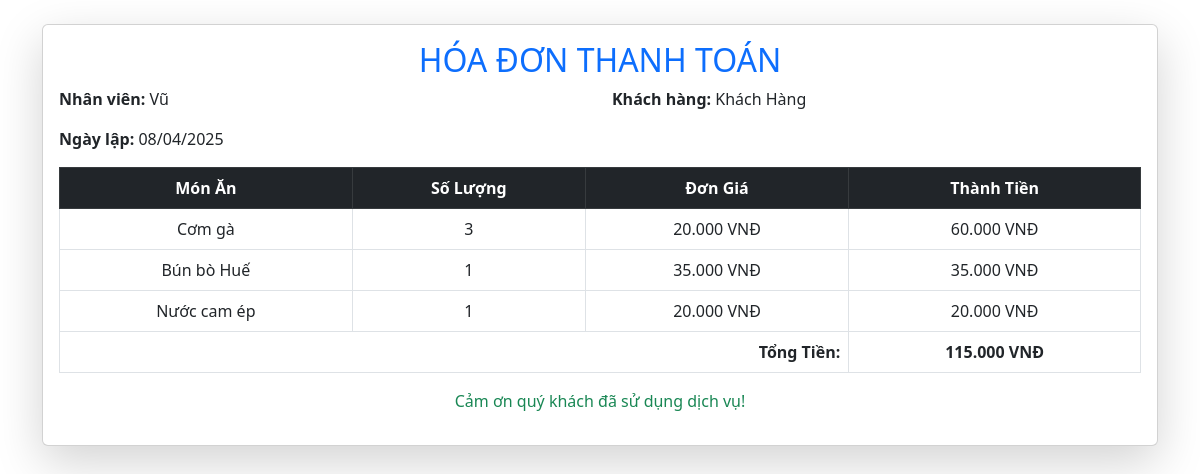
The page /Admin/hoadon.php?mahd=HD002 (signed in) on the database its author committed.
### tables this page shows
CREATE TABLE `nhanvien` (
  `MANV` varchar(5) NOT NULL,
  `HOTEN` varchar(30) DEFAULT NULL,
  `SDT` decimal(10,0) DEFAULT NULL,
  `EMAIL` varchar(50) DEFAULT NULL,
  `MATKHAU` varchar(32) DEFAULT NULL
);

CREATE TABLE `khachhang` (
  `MAKH` varchar(5) NOT NULL,
  `TENKH` varchar(30) DEFAULT NULL,
  `SDT` char(10) DEFAULT NULL
);

CREATE TABLE `hoadon` (
  `MAHD` varchar(5) NOT NULL,
  `MANV` varchar(5) DEFAULT NULL,
  `MABAN` varchar(5) DEFAULT NULL,
  `MAKH` varchar(5) DEFAULT NULL,
  `TONGTIEN` float DEFAULT NULL,
  `HD_DATE` date DEFAULT NULL,
  `HD_TRANGTHAI` varchar(15) DEFAULT NULL
);

CREATE TABLE `chitiethoadon` (
  `MAHD` varchar(5) DEFAULT NULL,
  `MAMON` varchar(5) DEFAULT NULL,
  `SOLUONG` decimal(2,0) DEFAULT NULL
);

CREATE TABLE `mon` (
  `MAMON` varchar(5) NOT NULL,
  `MALOAI` char(5) DEFAULT NULL,
  `MABUOI` char(5) DEFAULT NULL,
  `TENMON` varchar(30) DEFAULT NULL,
  `HINHANH` varchar(500) DEFAULT NULL,
  `DONGIA` float DEFAULT NULL,
  `THANHPHAN` varchar(100) DEFAULT NULL
);

### Admin/hoadon.php (the view, shortened to what this page needs)
<?php
require_once '../config/db.php';
$manv = $_SESSION['manv'];
$mahd = $_GET['mahd'] ?? null;
$sql_nv = "SELECT HOTEN FROM NHANVIEN WHERE MANV = '$manv'";
$query_nv = mysqli_query($conn, $sql_nv);
$nhanvien = mysqli_fetch_assoc($query_nv);
$tennv = $nhanvien['HOTEN'] ?? 'Không xác định';
$sql_hd = "SELECT * FROM HOADON WHERE MAHD = '$mahd'";
$query_hd = mysqli_query($conn, $sql_hd);
$hoadon = mysqli_fetch_assoc($query_hd);
$sql_kh = "SELECT TENKH FROM KHACHHANG WHERE MAKH = '{$hoadon['MAKH']}'";
$query_kh = mysqli_query($conn, $sql_kh);
$khachhang = mysqli_fetch_assoc($query_kh);
$sql_monan = "SELECT MON.TENMON, CHITIETHOADON.SOLUONG, MON.DONGIA
              FROM CHITIETHOADON
              JOIN MON ON CHITIETHOADON.MAMON = MON.MAMON
              WHERE CHITIETHOADON.MAHD = '$mahd'";
$query_monan = mysqli_query($conn, $sql_monan);
?>
<!DOCTYPE html>
<html lang="vi">
<head>
    <link href="https://cdn.jsdelivr.net/npm/bootstrap@5.3.0/dist/css/bootstrap.min.css" rel="stylesheet">
</head>
<body>
    <div class="container my-4">
        <div class="card shadow-lg">
            <div class="card-body">
                <h2 class="text-center text-primary">HÓA ĐƠN THANH TOÁN</h2>
                <div class="row mb-3">
                    <div class="col-md-6"><strong>Nhân viên:</strong> <?php echo $tennv; ?></div>
                    <div class="col-md-6"><strong>Khách hàng:</strong> <?php echo $khachhang['TENKH'] ?? 'Không xác định'; ?></div>
                </div>
                <div class="mb-3"><strong>Ngày lập:</strong> <?php echo date('d/m/Y', strtotime($hoadon['HD_DATE'])); ?></div>
                <table class="table table-bordered text-center">
                    <thead class="table-dark">
                        <tr>
                            <th>Món Ăn</th>
                            <th>Số Lượng</th>
                            <th>Đơn Giá</th>
                            <th>Thành Tiền</th>
                        </tr>
                    </thead>
                    <tbody>
                        <?php $tongTien = 0; while ($row = mysqli_fetch_assoc($query_monan)) {
                            $thanhtien = $row['SOLUONG'] * $row['DONGIA'];
                            $tongTien += $thanhtien;
                        ?>
                        <tr>
                            <td><?php echo $row['TENMON']; ?></td>
                            <td><?php echo $row['SOLUONG']; ?></td>
                            <td><?php echo number_format($row['DONGIA'], 0, ',', '.'); ?> VNĐ</td>
                            <td><?php echo number_format($thanhtien, 0, ',', '.'); ?> VNĐ</td>
                        </tr>
                        <?php } ?>
                    </tbody>
                    <tfoot>
                        <tr>
                            <th colspan="3" class="text-end">Tổng Tiền:</th>
                            <th><?php echo number_format($tongTien, 0, ',', '.'); ?> VNĐ</th>
                        </tr>
                    </tfoot>
                </table>
                <p class="text-center mt-3 text-success">Cảm ơn quý khách đã sử dụng dịch vụ!</p>
            </div>
        </div>
    </div>
</body>
</html>

### rows shown on the page
nhanvien: HOTEN "Vũ"
khachhang: TENKH "Khách Hàng"
hoadon: HD_DATE "08/04/2025"
chitiethoadon: MAMON.TENMON "Cơm gà", SOLUONG "3", MAMON.DONGIA "20.000", SOLUONG.DONGIA "60.000"
chitiethoadon: MAMON.TENMON "Bún bò Huế", SOLUONG "1", MAMON.DONGIA "35.000", SOLUONG.DONGIA "35.000"
chitiethoadon: MAMON.TENMON "Nước cam ép", SOLUONG "1", MAMON.DONGIA "20.000", SOLUONG.DONGIA "20.000"

### other values the page prints
$tongTien "115.000"
